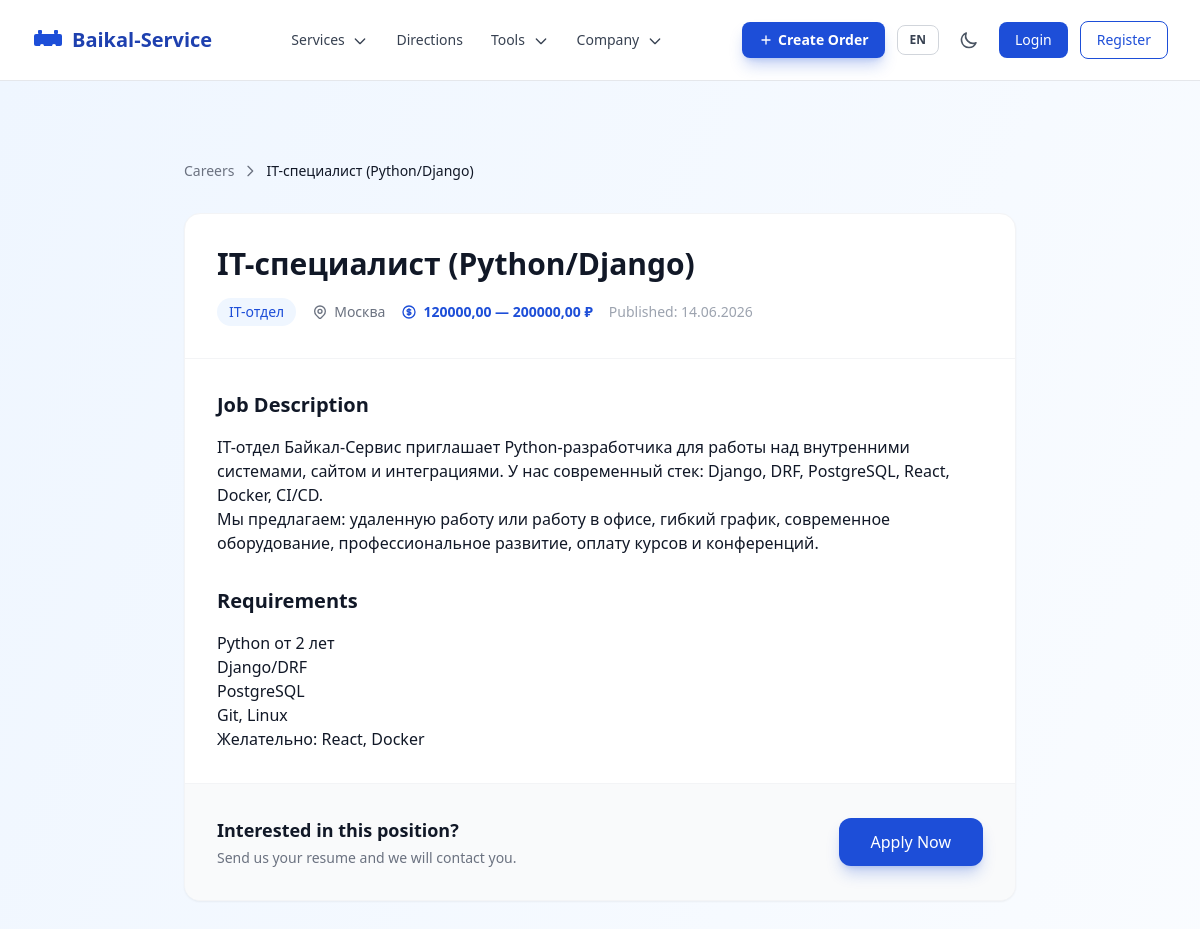
The app's page /ru/careers/it-specialist/ with its own data.
### apps/core/models.py (models this page shows, shortened)
class Vacancy(models.Model):
    title = models.CharField(max_length=255, verbose_name=_('Title'))
    title_en = models.CharField(max_length=255, blank=True, verbose_name=_('Title (EN)'))
    slug = models.SlugField(unique=True, verbose_name=_('Slug'))
    department = models.CharField(max_length=255, verbose_name=_('Department'))
    city = models.ForeignKey('geo.City', on_delete=models.SET_NULL, null=True, verbose_name=_('City'))
    short_description = models.TextField(verbose_name=_('Short description'))
    full_description = models.TextField(verbose_name=_('Full description'))
    requirements = models.TextField(verbose_name=_('Requirements'))
    salary_from = models.DecimalField(max_digits=10, decimal_places=2, null=True, blank=True, verbose_name=_('Salary from'))
    salary_to = models.DecimalField(max_digits=10, decimal_places=2, null=True, blank=True, verbose_name=_('Salary to'))
    is_active = models.BooleanField(default=True, verbose_name=_('Active'))
    published_at = models.DateTimeField(auto_now_add=True, verbose_name=_('Published at'))
    class Meta:
        verbose_name = _('Vacancy')
        verbose_name_plural = _('Vacancies')
        ordering = ['-published_at']

### apps/geo/models.py (models this page shows, shortened)
class City(models.Model):
    name = models.CharField(max_length=255, unique=True, verbose_name=_('Name'))
    name_en = models.CharField(max_length=255, blank=True, verbose_name=_('Name (EN)'))
    region = models.CharField(max_length=255, blank=True, verbose_name=_('Region'))
    region_en = models.CharField(max_length=255, blank=True, verbose_name=_('Region (EN)'))
    latitude = models.FloatField(verbose_name=_('Latitude'))
    longitude = models.FloatField(verbose_name=_('Longitude'))
    is_active = models.BooleanField(default=True, verbose_name=_('Active'))
    timezone = models.CharField(max_length=50, blank=True, verbose_name=_('Timezone'))
    country = models.CharField(max_length=100, default='RU', verbose_name=_('Country'))
    class Meta:
        verbose_name = _('City')
        verbose_name_plural = _('Cities')
        ordering = ['name']
    def get_localized_name(self, language='ru'):
        if language == 'en' and self.name_en:
            return self.name_en
        return self.name

### apps/core/views.py (the view)
# urls.py: path('careers/<slug:slug>/', views.VacancyDetailView.as_view(), name='vacancy_detail'),
class VacancyDetailView(DetailView):
    model = Vacancy
    template_name = 'pages/core/vacancy_detail.html'
    context_object_name = 'vacancy'

### apps/core/context_processors.py (called while the page is built)
def site_settings(request):
    return {
        'SITE_NAME': 'Baikal-Service',
        'SITE_DESCRIPTION': 'Logistics and cargo transportation across Russia and CIS',
        'theme': getattr(request, 'theme', 'light'),
        'DEBUG': settings.DEBUG,
    }

### apps/core/templatetags/i18n_extras.py (called while the page is built)
@register.filter
def localized(obj, language=None):
    if language is None:
        language = translation.get_language()
    lang_code = language[:2] if language else 'ru'
    if hasattr(obj, 'get_localized_name'):
        return obj.get_localized_name(lang_code)
    if lang_code == 'en':
        if hasattr(obj, 'name_en') and obj.name_en:
            return obj.name_en
        if hasattr(obj, 'title_en') and obj.title_en:
            return obj.title_en
    if hasattr(obj, 'name'):
        return obj.name
    if hasattr(obj, 'title'):
        return obj.title
    return str(obj)

@register.filter
def localized_field(obj, field_name):
    language = translation.get_language()
    lang_code = language[:2] if language else 'ru'
    if lang_code == 'en':
        en_field = f'{field_name}_en'
        if hasattr(obj, en_field):
            value = getattr(obj, en_field)
            if value:
                return value
    return getattr(obj, field_name, '')

### templates/pages/core/vacancy_detail.html (shortened to what this page needs)
{% extends 'base.html' %}{% load i18n static i18n_extras %}
{% block content %}
<div class="bg-gradient-to-br from-baikal-50 to-white dark:from-gray-900 dark:to-gray-800 min-h-screen">
  <div class="max-w-4xl mx-auto px-4 sm:px-6 lg:px-8 py-12 lg:py-20">
    <nav class="flex items-center gap-2 text-sm text-gray-500 dark:text-gray-400 mb-8">
      <a href="{% url 'core:vacancies' %}" class="hover:text-baikal-600 dark:hover:text-baikal-400 transition-colors">{% translate 'Careers' %}</a>
      <svg class="w-4 h-4" fill="none" stroke="currentColor" viewBox="0 0 24 24"><path stroke-linecap="round" stroke-linejoin="round" stroke-width="2" d="M9 5l7 7-7 7"/></svg>
      <span class="text-gray-900 dark:text-white">{{ vacancy|localized }}</span>
    </nav>
    <div class="bg-white dark:bg-gray-800 rounded-2xl shadow-sm border border-gray-100 dark:border-gray-700 overflow-hidden">
      <div class="p-6 sm:p-8 border-b border-gray-100 dark:border-gray-700">
        <h1 class="text-2xl lg:text-3xl font-bold text-gray-900 dark:text-white mb-4">{{ vacancy|localized }}</h1>
        <div class="flex flex-wrap items-center gap-4 text-sm">
          <span class="inline-flex items-center gap-1.5 px-3 py-1 bg-baikal-50 dark:bg-baikal-900/30 text-baikal-600 dark:text-baikal-400 rounded-full font-medium">{{ vacancy.department }}</span>
          {% if vacancy.city %}
          <span class="inline-flex items-center gap-1.5 text-gray-500 dark:text-gray-400">
            {{ vacancy.city|localized }}
          </span>
          {% endif %}
          {% if vacancy.salary_from or vacancy.salary_to %}
          <span class="inline-flex items-center gap-1.5 text-baikal-600 dark:text-baikal-400 font-semibold">
            {% if vacancy.salary_from and vacancy.salary_to %}{{ vacancy.salary_from }} — {{ vacancy.salary_to }} ₽{% elif vacancy.salary_from %}{% translate 'from' %} {{ vacancy.salary_from }} ₽{% else %}{% translate 'up to' %} {{ vacancy.salary_to }} ₽{% endif %}
          </span>
          {% endif %}
          <span class="text-gray-400 dark:text-gray-500">{% translate 'Published' %}: {{ vacancy.published_at|date:"d.m.Y" }}</span>
        </div>
      </div>
      <div class="p-6 sm:p-8 space-y-8">
        <div>
          <h2 class="text-xl font-semibold text-gray-900 dark:text-white mb-4">{% translate 'Job Description' %}</h2>
          <div class="prose prose-gray dark:prose-invert max-w-none">{{ vacancy.full_description|safe }}</div>
        </div>
        {% if vacancy.requirements %}
        <div>
          <h2 class="text-xl font-semibold text-gray-900 dark:text-white mb-4">{% translate 'Requirements' %}</h2>
          <div class="prose prose-gray dark:prose-invert max-w-none">{{ vacancy.requirements|safe }}</div>
        </div>
        {% endif %}
      </div>
      <div class="p-6 sm:p-8 bg-gray-50 dark:bg-gray-900/50 border-t border-gray-100 dark:border-gray-700">
        <div class="flex flex-col sm:flex-row items-start sm:items-center justify-between gap-4">
          <div>
            <h3 class="text-lg font-semibold text-gray-900 dark:text-white">{% translate 'Interested in this position?' %}</h3>
            <p class="text-sm text-gray-500 dark:text-gray-400 mt-1">{% translate 'Send us your resume and we will contact you.' %}</p>
          </div>
          <button @click="document.getElementById('applyModal').classList.remove('hidden')" class="px-8 py-3 bg-baikal-600 hover:bg-baikal-700 text-white font-medium rounded-xl transition-colors shadow-lg shadow-baikal-600/25 whitespace-nowrap">
            {% translate 'Apply Now' %}
          </button>
        </div>
      </div>
    </div>
  </div>
</div>
{% endblock %}

### static/css/styles.css (style rules this page uses)
html { line-height: 1.5; -webkit-text-size-adjust: 100%; -moz-tab-size: 4; tab-size: 4; font-family: 'Inter', ui-sans-serif, system-ui, sans-serif; font-feature-settings: normal; font-variation-settings: normal; -webkit-tap-highlight-color: transparent; }
body { margin: 0; line-height: inherit; }
a { color: inherit; text-decoration: inherit; }

### records on screen
Vacancy: title "IT-специалист (Python/Django)", department "IT-отдел", city "Москва", salary_from "120000,00", salary_to "200000,00", published_at "14.06.2026", full_description "IT-отдел Байкал-Сервис приглашает Python-разработчика для работы над внутренними системами, сайтом и интеграциями. У нас современный стек: Django, DRF, PostgreSQL, React, Docker, CI/CD. Мы предлагаем: удаленную работу или работу в офисе, гибкий график, современное оборудование, профессиональное развитие, оплату курсов и конференций.", requirements "Python от 2 лет Django/DRF PostgreSQL Git, Linux Желательно: React, Docker"
